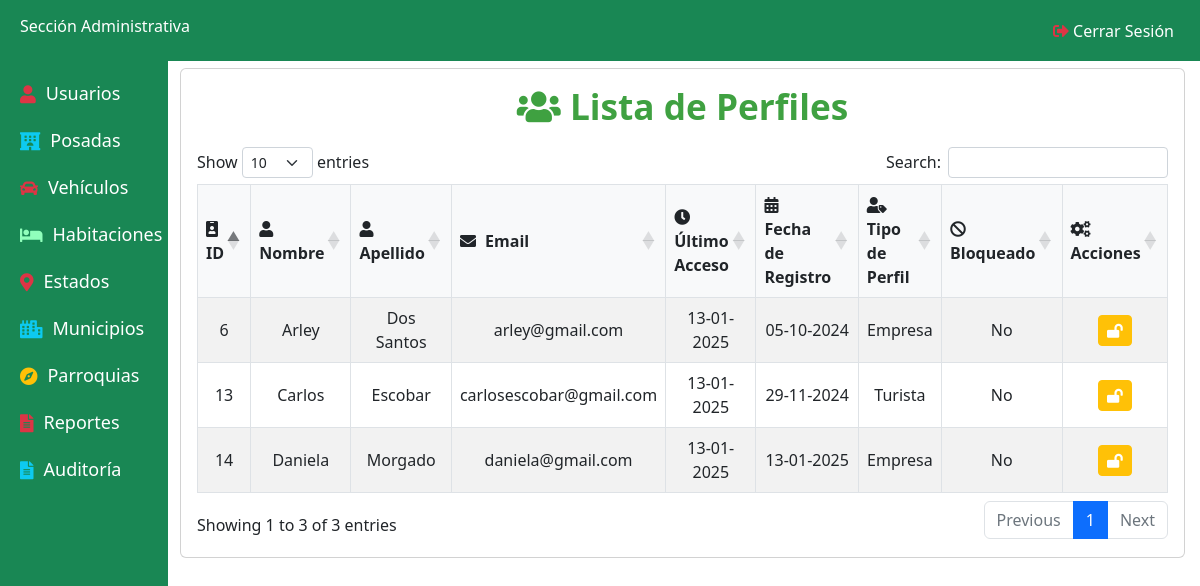
Screenshot of /Admin/get_profile.php (signed in) with the database file from the repository.
### tables this page shows
CREATE TABLE `profile` (
  `id` int(11) NOT NULL,
  `first_name` varchar(50) NOT NULL,
  `last_name` varchar(50) NOT NULL,
  `email` varchar(100) NOT NULL,
  `last_access` timestamp NOT NULL DEFAULT current_timestamp() ON UPDATE current_timestamp(),
  `registration_date` timestamp NOT NULL DEFAULT current_timestamp(),
  `profile_type` varchar(50) DEFAULT NULL,
  `password` varchar(255) NOT NULL,
  `block` tinyint(1) DEFAULT 0,
  `profile_image_url` varchar(255) DEFAULT NULL,
  `banner_image_url` varchar(255) DEFAULT NULL,
  `membership_type` enum('basic','silver','gold','none') DEFAULT 'none',
  `membership_start_date` date DEFAULT NULL,
  `membership_end_date` date DEFAULT NULL
);

### Admin/get_profile.php (the view, shortened to what this page needs)
<?php
include '../config/db.php';
include './Includes/Dashboard.php';
?>
<!DOCTYPE html>
<html lang="en">
<head>
    <link href="../Assets/css/bootstrap.min.css" rel="stylesheet">
    <link rel="stylesheet" href="https://cdnjs.cloudflare.com/ajax/libs/font-awesome/5.15.4/css/all.min.css">
    <link rel="stylesheet" href="https://cdn.datatables.net/1.11.5/css/dataTables.bootstrap5.min.css">
    <link rel="stylesheet" href="./Assets/CSS/CRUD.css">
</head>
<body>
    <div class="container mt-5">
        <div class="card">
            <div class="card-body">
                <h2 class="card-title text-center">
                    <i class="fas fa-users"></i> Lista de Perfiles
                </h2>
                <table id="profilesTable" class="table table-bordered table-striped">
                    <thead>
                        <tr class="text-center">
                            <th><i class="fas fa-id-badge"></i> ID</th>
                            <th><i class="fas fa-user"></i> Nombre</th>
                            <th><i class="fas fa-user"></i> Apellido</th>
                            <th><i class="fas fa-envelope"></i> Email</th>
                            <th><i class="fas fa-clock"></i> Último Acceso</th>
                            <th><i class="fas fa-calendar-alt"></i> Fecha de Registro</th>
                            <th><i class="fas fa-user-tag"></i> Tipo de Perfil</th>
                            <th><i class="fas fa-ban"></i> Bloqueado</th>
                            <th><i class="fas fa-cogs"></i> Acciones</th>
                        </tr>
                    </thead>
                    <tbody>
                        <?php
                        $sql = "SELECT * FROM Profile";
                        $result = $conn->query($sql);
                        if ($result->num_rows > 0) {
                            while ($row = $result->fetch_assoc()) {
                                $last_access = date("d-m-Y", strtotime($row['last_access']));
                                $registration_date = date("d-m-Y", strtotime($row['registration_date']));
                                echo "<tr>
                                <td class='text-center'>{$row['id']}</td>
                                <td class='text-center'>{$row['first_name']}</td>
                                <td class='text-center'>{$row['last_name']}</td>
                                <td class='text-center'>{$row['email']}</td>
                                <td class='text-center'>{$last_access}</td>
                                <td class='text-center'>{$registration_date}</td>
                                <td class='text-center'>{$row['profile_type']}</td>
                                <td class='text-center'>" . ($row['block'] ? 'Sí' : 'No') . "</td>
                                <td class='text-center'>
                                    <button onclick='toggleBlock({$row['id']}, " . ($row['block'] ? 'false' : 'true') . ")' class='btn btn-warning btn-sm' title='Bloquear/Desbloquear'>
                                        <i class='fas " . ($row['block'] ? 'fa-lock' : 'fa-lock-open') . "'></i>
                                    </button>
                                </td>
                            </tr>";
                            }
                        } else {
                            echo "<tr><td colspan='9' class='text-center'>No se encontraron perfiles</td></tr>";
                        }
                        ?>
                    </tbody>
                </table>
            </div>
        </div>
    </div>
</body>
</html>

### Admin/Assets/CSS/CRUD.css (style rules this page uses)
body, html { height: 100%; margin: 0; display: flex; flex-direction: column; }
.container { padding-top: 20px; padding-left: 15%; padding-right: 15px; }
@media (min-width: 768px) { .container { max-width: 100%; margin-left: auto; margin-right: auto; } }
h2.card-title { font-size: 2.2rem; font-weight: bold; color: #3fa141; text-align: center; margin-bottom: 20px; }
.table th, .table td { vertical-align: middle; text-align: center; }
.table th { background-color: #f8f9fa; font-weight: bold; }
.table th i { margin-right: 5px; }
.btn-warning { color: #fff; background-color: #ffc107; border-color: #ffc107; }

### Admin/Includes/Dashboard.php (style rules this page uses)
body { background-color: #f8f9fa; margin-top: 60px; }

### rows the page displays
profile: id "6", first_name "Arley", last_name "Dos Santos", email "arley@gmail.com", last_access "13-01-2025", registration_date "05-10-2024", profile_type "Empresa", block "No"
profile: id "13", first_name "Carlos", last_name "Escobar", email "carlosescobar@gmail.com", last_access "13-01-2025", registration_date "29-11-2024", profile_type "Turista", block "No"
profile: id "14", first_name "Daniela", last_name "Morgado", email "daniela@gmail.com", last_access "13-01-2025", registration_date "13-01-2025", profile_type "Empresa", block "No"
